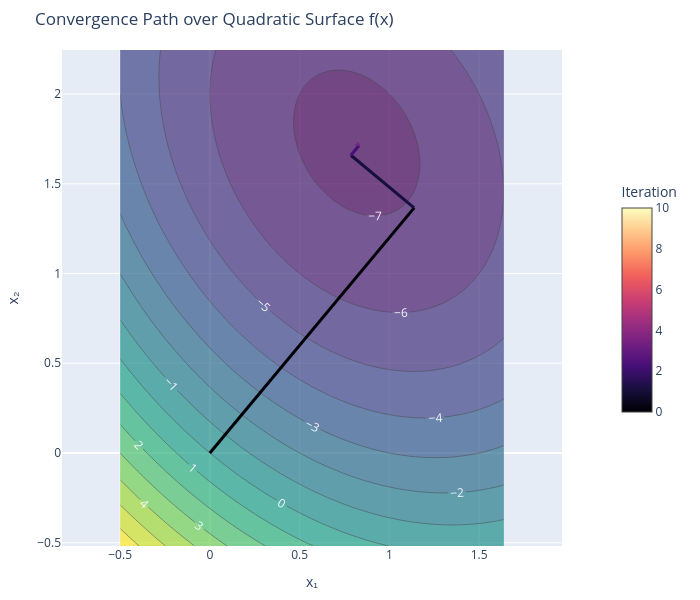

Write notebook code for a chart like this one.
### Markdown cell above
### Step Direction: Steepest Descent

The most intuitive choice is to simply walk straight downhill following the steepest gradient of the surface. We already proved the gradient is the residual, so:

$$ \mathbf{s}^{(k)} = -\nabla f = \mathbf{r}^{(k)} $$

Substituting this into our step length formula yields the classic **Steepest Descent** algorithm! Let's code it up and visualize the path it takes down the 2D contour.

Notice the *zig-zag* path the Steepest Descent algorithm takes. It frantically zig-zags back and forth across the ravine! Why? Because taking the steepest path down often forces the next step to partially *undo* the progress of the previous step. In an $n$-dimensional space, this inefficiency becomes catastrophic.

### Code cell
A = np.array([[4, 1], [1, 3]])
b = np.array([5, 6])
x0 = np.array([0., 0.])

# Calculate Steepest Descent
x_final, iterations = exe.steepest_descent(A, b, x0, track_history=True)

# Visualize the path over the purely quadratic surface
fig = exe.visualize_convergence_2d(A, b, iterations, surface_type='quadratic')
fig.show()

### Figure 1 — Plotly figure (JSON) as saved in the notebook; plotly's stock layout.template omitted (floating-point values rounded to 4 significant figures; data arrays with more than 128 entries replaced by an {"elided": "..."} marker saying what was removed)
{"data": [{"colorscale": [[0, "#440154"], [0.1111, "#482878"], [0.2222, "#3e4989"], [0.3333, "#31688e"], [0.4444, "#26828e"], [0.5556, "#1f9e89"], [0.6667, "#35b779"], [0.7778, "#6ece58"], [0.8889, "#b5de2b"], [1, "#fde725"]], "contours": {"labelfont": {"color": "white", "size": 12}, "showlabels": true}, "opacity": 0.7, "showscale": false, "type": "contour", "x": [-0.5, -0.4784, -0.4568, -0.4352, -0.4136, -0.392, -0.3704, -0.3488, -0.3272, -0.3056, -0.284, -0.2624, -0.2408, -0.2192, -0.1976, -0.1761, -0.1545, -0.1329, -0.1113, -0.08967, -0.06807, -0.04647, -0.02488, -0.003279, 0.01832, 0.03991, 0.06151, 0.08311, 0.1047, 0.1263, 0.1479, 0.1695, 0.1911, 0.2127, 0.2343, 0.2559, 0.2775, 0.2991, 0.3207, 0.3423, 0.3639, 0.3855, 0.4071, 0.4287, 0.4502, 0.4718, 0.4934, 0.515, 0.5366, 0.5582, 0.5798, 0.6014, 0.623, 0.6446, 0.6662, 0.6878, 0.7094, 0.731, 0.7526, 0.7742, 0.7958, 0.8174, 0.839, 0.8606, 0.8822, 0.9038, 0.9254, 0.947, 0.9686, 0.9902, 1.012, 1.033, 1.055, 1.077, 1.098, 1.12, 1.141, 1.163, 1.185, 1.206, 1.228, 1.249, 1.271, 1.293, 1.314, 1.336, 1.357, 1.379, 1.4, 1.422, 1.444, 1.465, 1.487, 1.508, 1.53, 1.552, 1.573, 1.595, 1.616, 1.638], "y": [-0.5182, -0.4903, -0.4624, -0.4344, -0.4065, -0.3786, -0.3507, -0.3228, -0.2949, -0.2669, -0.239, -0.2111, -0.1832, -0.1553, -0.1274, -0.09945, -0.07153, -0.04362, -0.0157, 0.01221, 0.04013, 0.06804, 0.09596, 0.1239, 0.1518, 0.1797, 0.2076, 0.2355, 0.2635, 0.2914, 0.3193, 0.3472, 0.3751, 0.403, 0.4309, 0.4589, 0.4868, 0.5147, 0.5426, 0.5705, 0.5984, 0.6264, 0.6543, 0.6822, 0.7101, 0.738, 0.7659, 0.7938, 0.8218, 0.8497, 0.8776, 0.9055, 0.9334, 0.9613, 0.9893, 1.017, 1.045, 1.073, 1.101, 1.129, 1.157, 1.185, 1.213, 1.24, 1.268, 1.296, 1.324, 1.352, 1.38, 1.408, 1.436, 1.464, 1.492, 1.52, 1.548, 1.575, 1.603, 1.631, 1.659, 1.687, 1.715, 1.743, 1.771, 1.799, 1.827, 1.855, 1.883, 1.91, 1.938, 1.966, 1.994, 2.022, 2.05, 2.078, 2.106, 2.134, 2.162, 2.19, 2.218, 2.245], "z": {"elided": "100x100 float values"}}, {"line": {"color": "rgb(0, 0, 4)", "width": 3}, "mode": "lines", "showlegend": false, "type": "scatter", "x": [0.0, 1.138], "y": [0.0, 1.366]}, {"line": {"color": "rgb(24, 15, 61)", "width": 3}, "mode": "lines", "showlegend": false, "type": "scatter", "x": [1.138, 0.7859], "y": [1.366, 1.659]}, {"line": {"color": "rgb(68, 15, 118)", "width": 3}, "mode": "lines", "showlegend": false, "type": "scatter", "x": [0.7859, 0.8308], "y": [1.659, 1.713]}, {"line": {"color": "rgb(114, 31, 129)", "width": 3}, "mode": "lines", "showlegend": false, "type": "scatter", "x": [0.8308, 0.8169], "y": [1.713, 1.725]}, {"line": {"color": "rgb(158, 47, 127)", "width": 3}, "mode": "lines", "showlegend": false, "type": "scatter", "x": [0.8169, 0.8187], "y": [1.725, 1.727]}, {"line": {"color": "rgb(205, 64, 113)", "width": 3}, "mode": "lines", "showlegend": false, "type": "scatter", "x": [0.8187, 0.8181], "y": [1.727, 1.727]}, {"line": {"color": "rgb(241, 96, 93)", "width": 3}, "mode": "lines", "showlegend": false, "type": "scatter", "x": [0.8181, 0.8182], "y": [1.727, 1.727]}, {"line": {"color": "rgb(253, 150, 104)", "width": 3}, "mode": "lines", "showlegend": false, "type": "scatter", "x": [0.8182, 0.8182], "y": [1.727, 1.727]}, {"line": {"color": "rgb(254, 202, 141)", "width": 3}, "mode": "lines", "showlegend": false, "type": "scatter", "x": [0.8182, 0.8182], "y": [1.727, 1.727]}, {"line": {"color": "rgb(252, 253, 191)", "width": 3}, "mode": "lines", "showlegend": false, "type": "scatter", "x": [0.8182, 0.8182], "y": [1.727, 1.727]}, {"marker": {"color": [0, 10], "colorbar": {"len": 0.5, "title": {"text": "Iteration"}, "x": 1.1, "y": 0.5}, "colorscale": [[0, "#000004"], [0.1111, "#180f3d"], [0.2222, "#440f76"], [0.3333, "#721f81"], [0.4444, "#9e2f7f"], [0.5556, "#cd4071"], [0.6667, "#f1605d"], [0.7778, "#fd9668"], [0.8889, "#feca8d"], [1, "#fcfdbf"]], "showscale": true, "size": 0}, "mode": "markers", "showlegend": false, "type": "scatter", "x": [null], "y": [null]}], "layout": {"height": 600, "margin": {"b": 20, "l": 20, "r": 20, "t": 50}, "title": {"text": "Convergence Path over Quadratic Surface f(x)"}, "width": 700, "xaxis": {"title": {"text": "x₁"}}, "yaxis": {"scaleanchor": "x", "scaleratio": 1, "title": {"text": "x₂"}}}}
